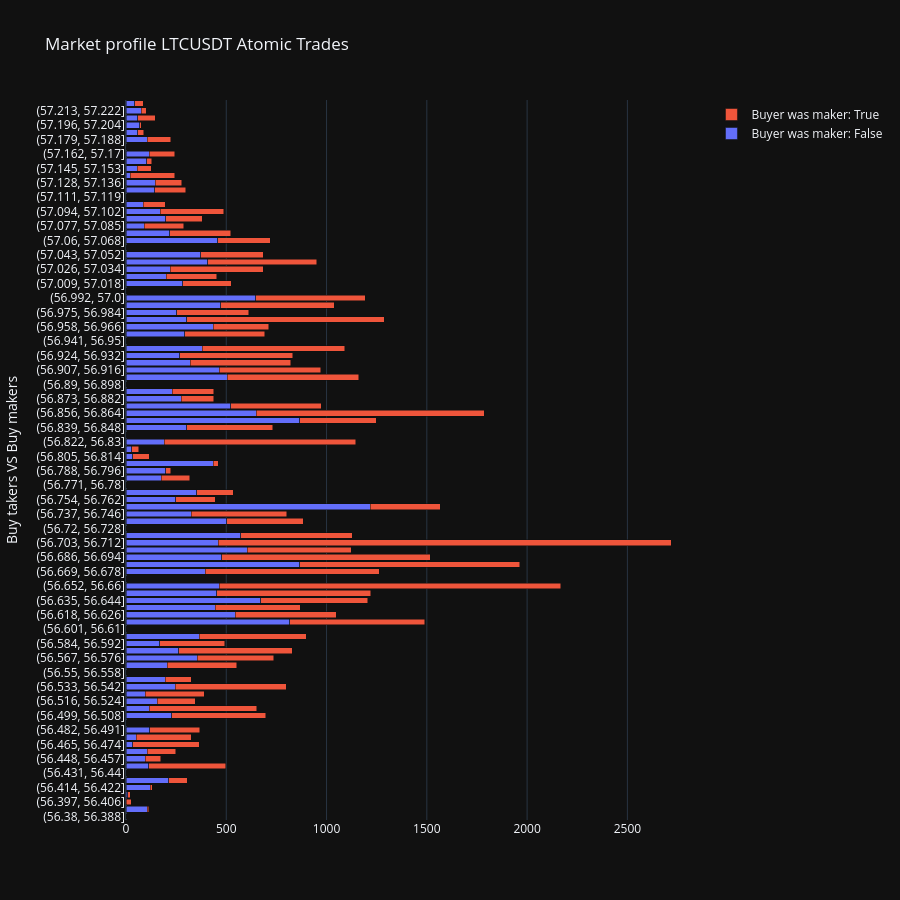

Notebook source saved alongside this figure:
### Markdown cell above
# Other interesting data

### Code cell
lun.plot_market_profile(from_atomic_trades=True)
